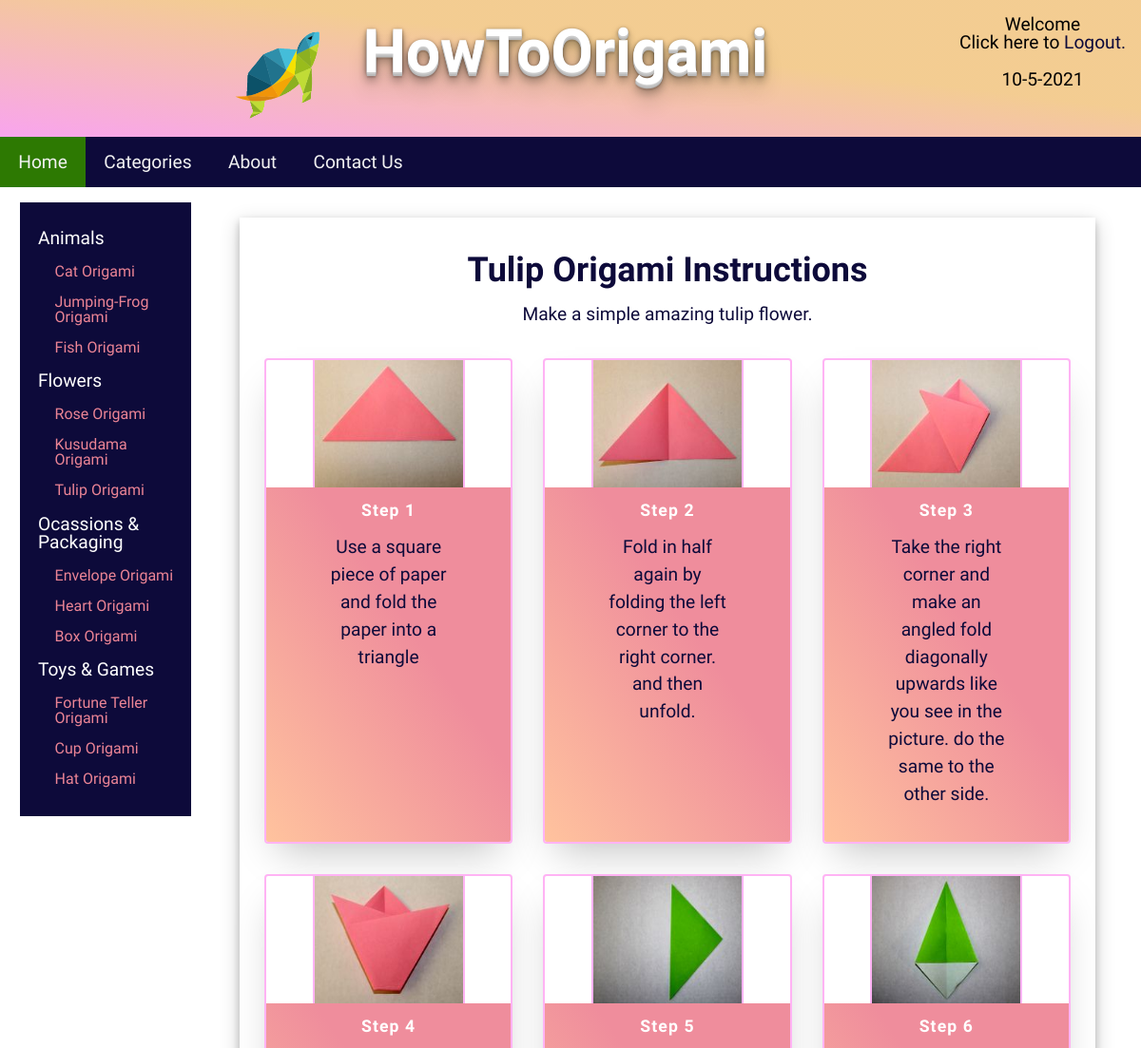
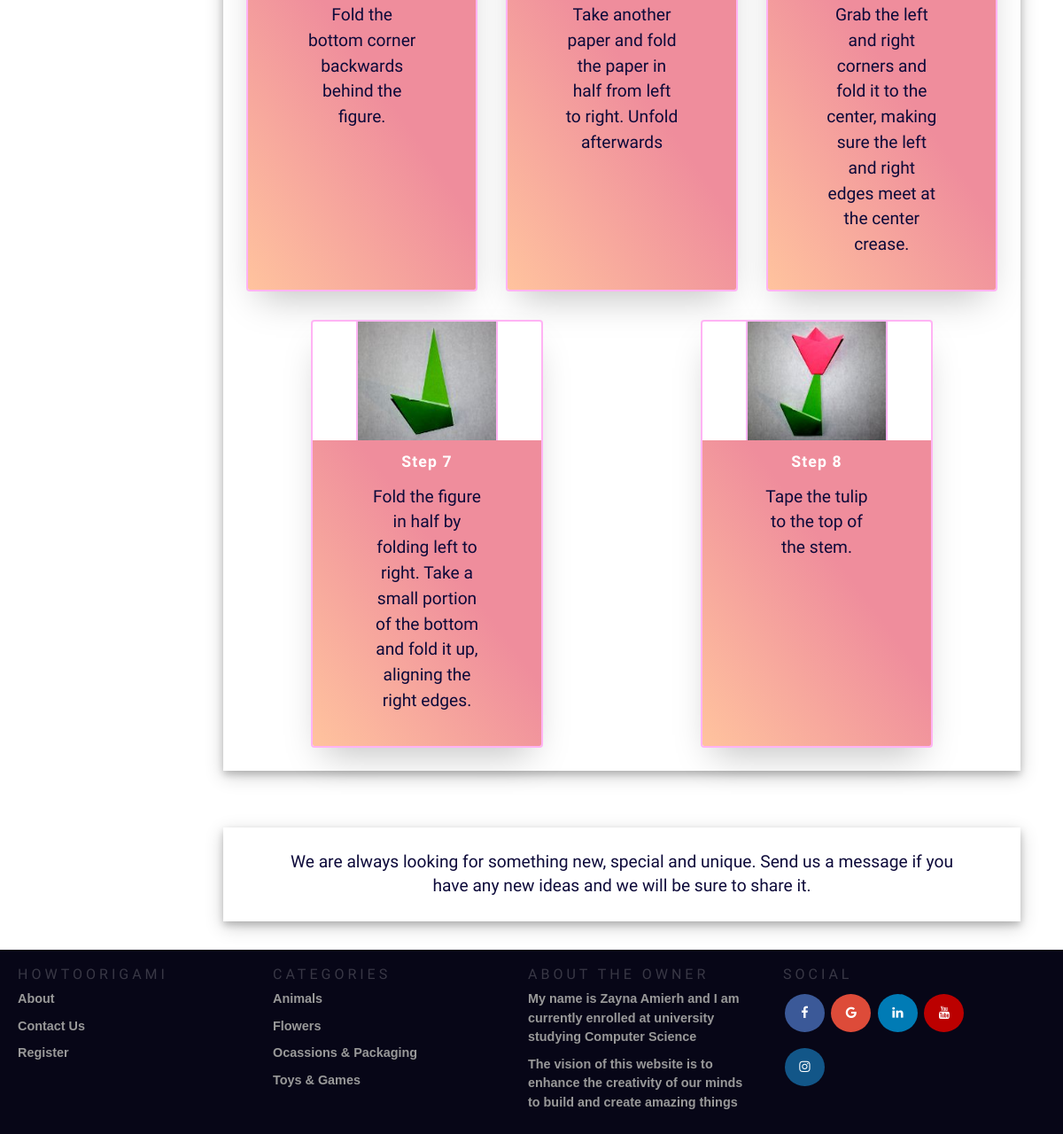
Page /itemDetails.php?id=12 (signed in) on the committed database (2 pictures, top to bottom).
### tables this page shows
CREATE TABLE IF NOT EXISTS `item` (
  `id` int(11) NOT NULL AUTO_INCREMENT,
  `image` varchar(4000) NOT NULL,
  `alt` varchar(250) NOT NULL,
  `description` varchar(4000) NOT NULL,
  `categoryID` int(11) NOT NULL,
  PRIMARY KEY (`id`),
  KEY `categoryID` (`categoryID`)
);

CREATE TABLE IF NOT EXISTS `item_detail` (
  `id` int(11) NOT NULL AUTO_INCREMENT,
  `item_id` int(11) NOT NULL,
  `image` varchar(4000) NOT NULL,
  `step_num` int(11) NOT NULL,
  `step_info` varchar(500) NOT NULL,
  `categoryID` int(11) NOT NULL,
  PRIMARY KEY (`id`),
  KEY `categoryID` (`categoryID`),
  KEY `item_id` (`item_id`)
);

### itemDetails.php (the view, shortened to what this page needs)
<!DOCTYPE html>
<html>
<head>
    <link rel="stylesheet" type="text/css" href="CSS\style-min.css">
    <link rel="stylesheet" type=text/css href="CSS\mediaquery-min.css">
    <link rel="stylesheet" href="https://cdnjs.cloudflare.com/ajax/libs/font-awesome/4.7.0/css/font-awesome.min.css">
</head>
<body>
    <?php require 'headerNav.php' ?>
    <aside class="sidenav">
        <ul>
            <li><a href="items.php#Animals">Animals</a>
                <ul>
                    <?php
                    $conn = mysqli_connect("localhost", "root", "", "howtoorigami");
                    if ($conn) {
                        $select = "select * from item where categoryID=1";
                        $result = mysqli_query($conn, $select);
                        if (mysqli_num_rows($result) > 0) {
                            while ($row = mysqli_fetch_assoc($result)) {
                                $id = $row["id"];
                                $alt = $row["alt"];
                                $li = "<li><a href='itemDetails.php?id=$id'>$alt Origami</a></li>";
                                echo $li;
                            }
                        }
                    } else {
                        echo "problem";
                    }
                    ?>
                </ul>
            </li>
            <li><a href="items.php#Flowers">Flowers</a>
                <ul>
                    <?php
                    if ($conn) {
                        $select = "select * from item where categoryID=2";
                        $result = mysqli_query($conn, $select);
                        if (mysqli_num_rows($result) > 0) {
                            while ($row = mysqli_fetch_assoc($result)) {
                                $id = $row["id"];
                                $alt = $row["alt"];
                                $li = "<li><a href='itemDetails.php?id=$id'>$alt Origami</a></li>";
                                echo $li;
                            }
                        }
                    } else {
                        echo "problem";
                    }
                    ?>
                </ul>
            </li>
            <li><a href="items.php#Occasion">Ocassions & Packaging</a>
                <ul>
                    <?php
                    if ($conn) {
                        $select = "select * from item where categoryID=3";
                        $result = mysqli_query($conn, $select);
                        if (mysqli_num_rows($result) > 0) {
                            while ($row = mysqli_fetch_assoc($result)) {
                                $id = $row["id"];
                                $alt = $row["alt"];
                                $li = "<li><a href='itemDetails.php?id=$id'>$alt Origami</a></li>";
                                echo $li;
                            }
                        }
                    } else {
                        echo "problem";
                    }
                    ?>
                </ul>
            </li>
            <li><a href="items.php#Toys">Toys & Games</a>
                <ul>
                    <?php
                    if ($conn) {
                        $select = "select * from item where categoryID=4";
                        $result = mysqli_query($conn, $select);
                        if (mysqli_num_rows($result) > 0) {
                            while ($row = mysqli_fetch_assoc($result)) {
                                $id = $row["id"];
                                $alt = $row["alt"];
                                $li = "<li><a href='itemDetails.php?id=$id'>$alt Origami</a></li>";
                                echo $li;
                            }
                        }
                    } else {
                        echo "problem";
                    }
                    ?>
                </ul>
            </li>
        </ul>
    </aside>
    <section class="items">
        <?php
        if ($conn) {
            if (isset($_GET['id'])) {
                $id = mysqli_real_escape_string($conn, $_GET['id']);
                $select = "select * from item where id='$id'";
                $result = mysqli_query($conn, $select);
                if (mysqli_num_rows($result) > 0) {
                    while ($row = mysqli_fetch_assoc($result)) {
                        $alt = $row["alt"];
                        $description = $row["description"];
                        $all = "<h1>$alt Origami Instructions</h1>
                <p>$description</p>";
                        echo $all;
                    }
                } else {
                    echo "IDK problem";
                }
            }
        } else {
            echo "PROBLEM";
        }
        ?>
        <div class=" main">
            <ul class="cards">
                <?php
                if ($conn) {
                    if (isset($_GET['id'])) {
                        $id = mysqli_real_escape_string($conn, $_GET['id']);
                        $sql = "select * from item_detail WHERE item_id='$id';";
                        $result = mysqli_query($conn, $sql);
                        if (mysqli_num_rows($result) > 0) {
                            while ($row = mysqli_fetch_assoc($result)) {
                                $image = $row["image"];
                                $step_num = $row["step_num"];
                                $step_info = $row["step_info"];
                                $all = "<li class='cards_item'>
                            <div class='card'>
                                <div class='card_image'><img src='$image' alt='$step_num'></div>
                                <div class='card_content'>
                                    <h2 class='card_title'><b>Step $step_num</b></h2>
                                    <p class='card_text'> $step_info
                                    </p>
                                </div>
                            </div>
                        </li>";
                                echo $all;
                            }
                        } else {
                            echo "Fail";
                        }
                    }
                }
                ?>
            </ul>
        </div>
    </section>
    <section class="items">
        <p>
            We are always looking for something new, special and unique. Send us a message if you have any new ideas
            and we will be sure to share it.
        </p>
    </section>
</body>
<?php include 'footer.php'; ?>
</html>

### CSS/style-min.css (style rules this page uses)
html,body,div,span,applet,object,iframe,h1,h2,h3,h4,h5,h6,p,blockquote,pre,a,abbr,acronym,address,big,cite,code,del,dfn,em,img,ins,kbd,q,s,samp,small,strike,strong,sub,sup,tt,var,b,u,i,center,dl,dt,dd,ol,ul,li,fieldset,form,label,legend,table,caption,tbody,tfoot,thead,tr,th,td,article,aside,canvas,details,embed,figure,figcaption,footer,header,hgroup,menu,nav,output,ruby,section,summary,time,mark,audio,video { margin:0;padding:0;border:0;font-size:100%;font:inherit;vertical-align:baseline }
article,aside,details,figcaption,figure,footer,header,hgroup,menu,nav,section { display:block }
body { line-height:1 }
ol,ul { list-style:none }
* { box-sizing:border-box }
body { width:100%;background-image:url(https://image.freepik.com/free-vector/abstract-background_53876-43362.jpg);background-size:cover;overflow-x:hidden;font-family:'Bubblegum Sans',cursive,Arial,Helvetica,sans-serif }
h1 { font-size:2.25em;margin-top:1.7rem;color:#0d0a3a;font-weight:bold;text-transform:capitalize }
h2 { font-size:1.4rem;color:#0d0a3a;font-weight:bold }
a { text-decoration:none;color:#0d0a3a;text-transform:capitalize }
p { margin:1rem 3rem;color:#0d0a3a;line-height:1.4em;font-size:1.2em }
section { box-shadow:0 .25em .50em 0 rgba(0,0,0,0.2),0 .375em 1.25em 0 rgba(0,0,0,0.19);text-align:center;padding:.625em;width:85%;margin-top:2em;margin:2em auto;background-color:white }
#about,.items { padding:10px;width:85%;margin-top:2em;margin:2em auto;float:none }
.main { max-width:75em;margin:0 auto }
img { max-width:100%;vertical-align:middle;width:10em;height:8.375em }
.cards { display:flex;flex-wrap:wrap;list-style:none;margin:0;padding:0 }
.cards_item { display:flex;padding:1rem;margin-left:auto;margin-right:auto }
.card { background-color:white;border-radius:.25rem;box-shadow:0 1.25em 2.5em -0.875em rgba(0,0,0,0.25);display:flex;flex-direction:column;overflow:hidden;border:solid .125em rgba(255,167,243,0.856) }
.card img { border:solid .125em rgba(255,167,243,0.856);border-bottom:0;border-top:0 }
.card_content { padding:1rem;background:linear-gradient(to bottom left,#ef8d9c 40%,#ffc39e 100%);height:100% }
.card_title { color:#fff;font-size:1.1rem;font-weight:700;letter-spacing:.063em;text-transform:capitalize;margin:0 }
.card_text { color:#0d0a3a;font-size:1.2em;line-height:1.5;margin-bottom:1.25rem;font-weight:400 }
.sidenav { width:100%;margin:0;margin-top:.6em;float:none;position:relative;background-color:#0d0a3a;overflow:auto;padding-top:1.3em;padding-bottom:1.3em }
.sidenav a { padding:.375em .5em .625em 1em;text-decoration:none;font-size:1.2em;color:#818181;display:block }
.sidenav li a { color:white }
.sidenav ul li ul li a { color:#eb8495;margin-left:1.3em;font-size:1em;list-style:square inside;display:none }

### CSS/mediaquery-min.css (style rules this page uses)
@media (min-width:60em) { .sidenav { width:15%;float:left;margin-left:1.3em;margin-top:1em } }
@media (min-width:60em) { .sidenav ul li a { font-size:1.2rem } }
@media (min-width:60em) { .sidenav ul li ul li a { display:block } }
@media (min-width:60em) { .items { float:right;width:75%;margin-right:3em } }
@media (min-width:40rem) { .cards_item { width:50% } }
@media (min-width:56rem) { .cards_item { width:33.3333% } }

### itemDetails.php (style rules this page uses)
h1, a { text-transform: capitalize; }

### rows in the picture
item: alt "Cat"
item: alt "Jumping-Frog"
item: alt "Fish"
item: alt "Rose"
item: alt "Kusudama"
item: alt "Tulip", description "Make a simple amazing tulip flower."
item: alt "Envelope"
item: alt "Heart"
item: alt "Box"
item: alt "Fortune Teller"
item: alt "Cup"
item: alt "Hat"
item_detail: image (picture), step_num "1", step_info "Use a square piece of paper and fold the paper into a triangle"
item_detail: image (picture), step_num "2", step_info "Fold in half again by folding the left corner to the right corner. and then unfold."
item_detail: image (picture), step_num "3", step_info "Take the right corner and make an angled fold diagonally upwards like you see in the picture. do the same to the other side."
item_detail: image (picture), step_num "4", step_info "Fold the bottom corner backwards behind the figure."
item_detail: image (picture), step_num "5", step_info "Take another paper and fold the paper in half from left to right. Unfold afterwards"
item_detail: image (picture), step_num "6", step_info "Grab the left and right corners and fold it to the center, making sure the left and right edges meet at the center crease."
item_detail: image (picture), step_num "7", step_info "Fold the figure in half by folding left to right. Take a small portion of the bottom and fold it up, aligning the right edges."
item_detail: image (picture), step_num "8", step_info "Tape the tulip to the top of the stem."
